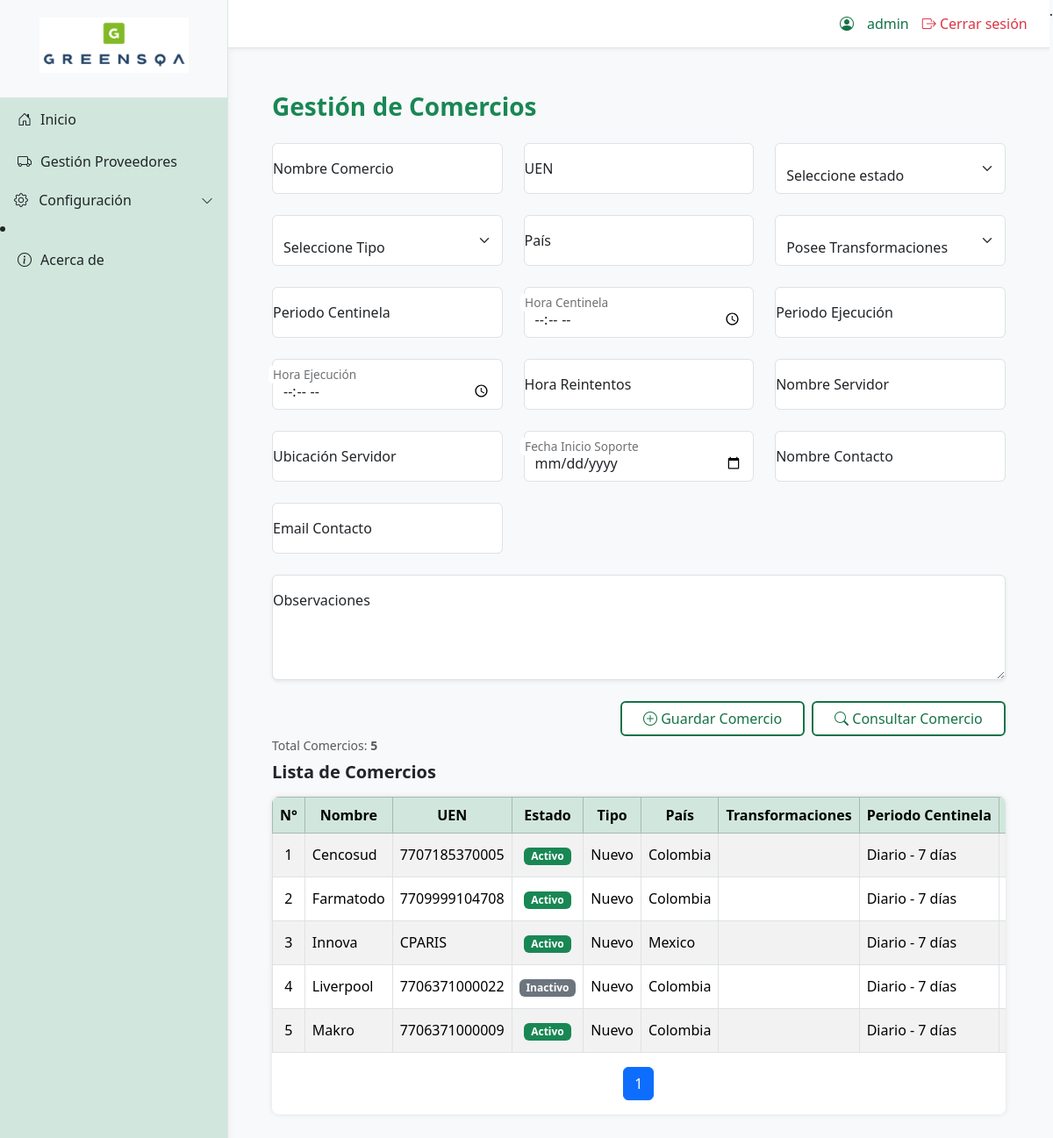
The page /dashboard/ (signed in) on the database its author committed.
### core/models.py (models this page shows, shortened)
class Comercio(models.Model):
    nombre = models.CharField(max_length=200, unique=True)
    history = HistoricalRecords()  # 👈 agrega la auditoría automática
    uen = models.CharField(max_length=100, blank=True)
    estado = models.CharField(
        max_length=20,
        choices=[
            ('Activo', 'Activo'),
            ('Inactivo', 'Inactivo'),
            ('Suspendido', 'Suspendido')
        ],
    )
    tipo = models.CharField(max_length=50, blank=True)
    pais = models.CharField(max_length=50, blank=True)
    periodo_centinela = models.CharField(max_length=50, blank=True)
    hora_centinela = models.CharField(max_length=50, blank=True)
    periodo_ejecucion = models.CharField(max_length=50, blank=True)
    hora_ejecucion = models.CharField(max_length=50, blank=True)
    hora_reintentos = models.CharField(max_length=50, blank=True)
    nombre_servidor = models.CharField(max_length=100, blank=True)
    ubicacion_servidor = models.CharField(max_length=100, blank=True)
    nombre_contacto = models.CharField(max_length=100, blank=True)
    email_contacto = models.EmailField(max_length=254, blank=False, null=False)
    transformaciones = models.CharField(
        max_length=10,
        choices=[
            ('Si', 'Sí'),
            ('No', 'No')
        ]
    )
    fecha_inicio_soporte = models.DateField(null=True, blank=True)
    observaciones = models.TextField(blank=True, null=True)

### core/views.py (the view, shortened to what this page needs)
# urls.py: path('dashboard/', views.dashboard, name='dashboard'),
@login_required(login_url='/')  # redirige al login si no está autenticado
def dashboard(request):
    comercios = Comercio.objects.all()
    proveedores = None
    comercio_seleccionado = None
    comercios_ids = request.GET.get("comercios")
    if comercios_ids:
        ids = [int(i) for i in comercios_ids.split(",") if i.isdigit()]
        comercios = comercios.filter(id__in=ids)
    comercio_id = request.GET.get("comercio_id")
    if comercio_id:
        comercio_seleccionado = get_object_or_404(Comercio, id=comercio_id)
        proveedores = Proveedor.objects.filter(
            comercios__id=comercio_id,
            estado__iexact="Activo"
        )
    TOTAL_GENERAL = Comercio.objects.count()
    TOTAL_FILTRADO = comercios.count()
    paginator = Paginator(comercios.order_by("nombre"), 15)
    page_number = request.GET.get("page")
    page_obj = paginator.get_page(page_number)
    context = {
        "comercios": page_obj,
        "proveedores": proveedores,
        "comercio_seleccionado": comercio_seleccionado,
        "total_general": TOTAL_GENERAL,
        "total_filtrado": TOTAL_FILTRADO,
        "page_obj": page_obj,
        "start_index": page_obj.start_index(),
    }
    return render(request, "dashboard.html", context)

### core/templates/dashboard.html (shortened to what this page needs)
{% extends "base.html" %}
{% block content %}
<div class="main-section">
            <h3 class="mb-4 text-success fw-bold">Gestión de Comercios</h3>
            <form method="POST" action="{% url 'dashboard' %}">
                <div class="row g-4">
                    <div class="col-md-4 form-floating">
                        <input type="text" name="nombre" class="form-control" id="nombre"
                            placeholder="nombre" value="{{ comercio.nombre|default:'' }}">
                        <label for="nombre">Nombre Comercio</label>
                    </div>
                    <div class="col-md-4 form-floating">
                        <input type="text" name="uen" class="form-control" id="uen"
                            placeholder="UEN" value="{{ uen }}">
                        <label for="uen">UEN</label>
                    </div>
                    <div class="col-md-4 form-floating">
                        <select name="estado" class="form-select" id="estado">
                            <option value="" disabled {% if not estado %}selected{% endif %}>Seleccione estado</option>
                        </select>
                    </div>
                    <div class="col-md-4 form-floating">
                        <select name="tipo" class="form-select" id="tipo">
                            <option value="" disabled {% if not tipo %}selected{% endif %}>Seleccione Tipo</option>
                        </select>
                    </div>
                    <div class="col-md-4 form-floating">
                        <input type="text" name="pais" class="form-control" id="pais"
                            placeholder="País" value="{{ pais }}">
                        <label for="pais">País</label>
                    </div>
                    <div class="col-md-4 form-floating">
                        <select name="transformaciones" class="form-select" id="transformaciones">
                            <option value="" disabled {% if not transformaciones %}selected{% endif %}>Posee Transformaciones</option>
                        </select>
                    </div>
                    <div class="col-md-4 form-floating">
                        <input type="text" name="periodo_centinela" class="form-control"
                            id="periodo_centinela" placeholder="Periodo Centinela"
                            value="{{ periodo_centinela }}">
                        <label for="periodo_centinela">Periodo Centinela</label>
                    </div>
                    <div class="col-md-4 form-floating">
                        <input type="time" name="hora_centinela" class="form-control"
                            id="hora_centinela" value="{{ hora_centinela }}">
                        <label for="hora_centinela">Hora Centinela</label>
                    </div>
                    <div class="col-md-4 form-floating">
                        <input type="text" name="periodo_ejecucion" class="form-control"
                            id="periodo_ejecucion" placeholder="periodo_ejecucion"
                            value="{{ periodo_ejecucion }}">
                        <label for="periodo_ejecucion">Periodo Ejecución</label>
                    </div>
                    <div class="col-md-4 form-floating">
                        <input type="time" name="hora_ejecucion" class="form-control"
                            id="hora_ejecucion" value="{{ hora_ejecucion }}">
                        <label for="hora_ejecucion">Hora Ejecución</label>
                    </div>
                    <div class="col-md-4 form-floating">
                        <input type="text" name="hora_reintentos" class="form-control"
                            id="hora_reintentos" placeholder="hora_reintentos"
                            value="{{ hora_reintentos }}">
                        <label for="hora_reintentos">Hora Reintentos</label>
                    </div>
                    <div class="col-md-4 form-floating">
                        <input type="text" name="nombre_servidor" class="form-control"
                            id="nombre_servidor" placeholder="Nombre Servidor"
                            value="{{ nombre_servidor }}">
                        <label for="nombre_servidor">Nombre Servidor</label>
                    </div>
                    <div class="col-md-4 form-floating">
                        <input type="text" name="ubicacion_servidor" class="form-control"
                            id="ubicacion_servidor" placeholder="Ubicación Servidor"
                            value="{{ ubicacion_servidor }}">
                        <label for="ubicacion_servidor">Ubicación Servidor</label>
                    </div>
                    <div class="col-md-4 form-floating">
                        <input type="date" name="fecha_inicio_soporte" class="form-control"
                            id="fecha_inicio_soporte" value="{{ fecha_inicio_soporte }}">
                        <label for="fecha_inicio_soporte">Fecha Inicio Soporte</label>
                    </div>
                    <div class="col-md-4 form-floating">
                        <input type="text" name="nombre_contacto" class="form-control"
                            id="nombre_contacto" placeholder="Nombre Contacto"
                            value="{{ nombre_contacto }}">
                        <label for="nombre_contacto">Nombre Contacto</label>
                    </div>
                    <div class="col-md-4 form-floating">
                        <input type="email" name="email_contacto" class="form-control"
                            id="email_contacto" placeholder="Email Contacto"
                            value="{{ email_contacto }}">
                        <label for="email_contacto">Email Contacto</label>
                    </div>
                    <div class="col-md-12 form-floating">
                        <textarea name="observaciones" class="form-control shadow-sm" id="observaciones"
                                placeholder="observaciones" style="height: 120px;"></textarea>
                        <label for="observaciones">Observaciones</label>
                    </div>
                </div>
                    <div class="mt-4 text-end d-flex justify-content-end gap-2 flex-wrap">
                        <button class="btn btn-success px-4" type="submit" name="accion" value="guardar">
                            <i class="bi bi-plus-circle"></i> Guardar Comercio
                        </button>
                        <button class="btn btn-outline-success px-4" type="submit" name="accion" value="buscar">
                            <i class="bi bi-search"></i> Consultar Comercio
                        </button>
                    </div>
            </form>
            <div class="d-flex justify-content-between align-items-center mb-2">
                <small class="text-muted">
                    Total Comercios: <strong>{{ total_general }}</strong>
                </small>
            </div>
            <h5 class="fw-bold mb-3">Lista de Comercios</h5>
            <div class="comercio-table-wrapper">
                <table class="table table-bordered table-striped align-middle text-nowrap mb-0">
                    <thead class="table-success text-center sticky-header">
                        <tr>
                            <th>N°</th>
                            <th>Nombre</th>
                            <th>UEN</th>
                            <th>Estado</th>
                            <th>Tipo</th>
                            <th>País</th>
                            <th>Transformaciones</th>
                            <th>Periodo Centinela</th>
                            <th>Hora Centinela</th>
                        </tr>
                    </thead>
                    <tbody>
                        {% for c in comercios %}
                        <tr>
                            <td class="text-center">
                                {{ start_index|add:forloop.counter0 }}
                            </td>
                            <td>{{ c.nombre }}</td>
                            <td>{{ c.uen }}</td>
                            <td class="text-center">
                                {% if c.estado == "Activo" %}
                                    <span class="badge bg-success">{{ c.estado }}</span>
                                {% else %}
                                    <span class="badge bg-secondary">{{ c.estado }}</span>
                                {% endif %}
                            </td>
                            <td>{{ c.tipo }}</td>
                            <td>{{ c.pais }}</td>
                            <td>{{ c.transformaciones }}</td>
                            <td>{{ c.periodo_centinela }}</td>
                            <td>{{ c.hora_centinela }}</td>
                        </tr>
                        {% empty %}
                        <tr><td colspan="15" class="text-center">No hay comercios registrados</td></tr>
                        {% endfor %}
                    </tbody>
                </table>
                <nav aria-label="Paginación">
                    <ul class="pagination justify-content-center mt-3">
                        {% for num in page_obj.paginator.page_range %}
                            {% if page_obj.number == num %}
                                <li class="page-item active">
                                    <span class="page-link">{{ num }}</span>
                                </li>
                            {% elif num >= page_obj.number|add:"-2" and num <= page_obj.number|add:"2" %}
                                <li class="page-item">
                                    <a class="page-link" href="?page={{ num }}">{{ num }}</a>
                                </li>
                            {% endif %}
                        {% endfor %}
                    </ul>
                </nav>
            </div>
        </div>
    </div>
{% endblock %}

### core/templates/base.html (shortened to what this page needs)
{% load static %}
<!DOCTYPE html>
<html lang="es">
<head>
    <link href="https://cdn.jsdelivr.net/npm/bootstrap@5.3.3/dist/css/bootstrap.min.css" rel="stylesheet">
    <link href="https://cdn.jsdelivr.net/npm/bootstrap-icons@1.10.5/font/bootstrap-icons.css" rel="stylesheet">
</head>
</head>
<body>
    <div class="sidebar">
        <div class="sidebar-header">
            <img src="{% static 'images/GSQA.png' %}" alt="GSQA">
        </div>
        <a href="{% url 'dashboard' %}"><i class="bi bi-house-door"></i> Inicio</a>
        <a href="{% url 'proveedores' %}"><i class="bi bi-truck"></i> Gestión Proveedores</a>
        <div class="accordion" id="menuAccordion">
            <div>
                <a
                    class="d-flex align-items-center justify-content-between text-decoration-none py-2 px-3 w-100"
                    data-bs-toggle="collapse"
                    href="#configSubmenu"
                    role="button"
                    aria-expanded="false"
                    aria-controls="configSubmenu"
                    data-bs-parent="#menuAccordion"
                >
                    <span><i class="bi bi-gear me-2"></i> Configuración</span>
                    <i class="bi bi-chevron-down small"></i>
                </a>
            </div>
        </div>
            <li class="nav-item">
                <a
                    class="nav-link {% if request.resolver_match.url_name == 'acercade' %}active{% endif %}"
                    href="{% url 'acercade' %}">
                    <i class="bi bi-info-circle"></i> Acerca de
                </a>
            </li>
    </div>
    <div class="content">
        <div class="topbar">
            <div class="user-info">
                <i class="bi bi-person-circle"></i> {{ request.user.username }}
                <a href="{% url 'logout' %}" class="logout-link">
                    <i class="bi bi-box-arrow-right"></i> Cerrar sesión
                </a>
            </div>
        </div>
        <main class="main-section">
            {% block content %}
            {% endblock %}
    {% block extra_scripts %}{% endblock %}.
</body>
</html>

### rows shown on the page
Comercio: counter0 "1", nombre "Cencosud", uen "7707185370005", estado "Activo", tipo "Nuevo", pais "Colombia", periodo_centinela "Diario - 7 días"
Comercio: counter0 "2", nombre "Farmatodo", uen "7709999104708", estado "Activo", tipo "Nuevo", pais "Colombia", periodo_centinela "Diario - 7 días"
Comercio: counter0 "3", nombre "Innova", uen "CPARIS", estado "Activo", tipo "Nuevo", pais "Mexico", periodo_centinela "Diario - 7 días"
Comercio: counter0 "4", nombre "Liverpool", uen "7706371000022", estado "Inactivo", tipo "Nuevo", pais "Colombia", periodo_centinela "Diario - 7 días"
Comercio: counter0 "5", nombre "Makro", uen "7706371000009", estado "Activo", tipo "Nuevo", pais "Colombia", periodo_centinela "Diario - 7 días"

### other values the page prints
{{ request.user.username }} "admin"
{{ total_general }} "5"
{{ num }} "1"
